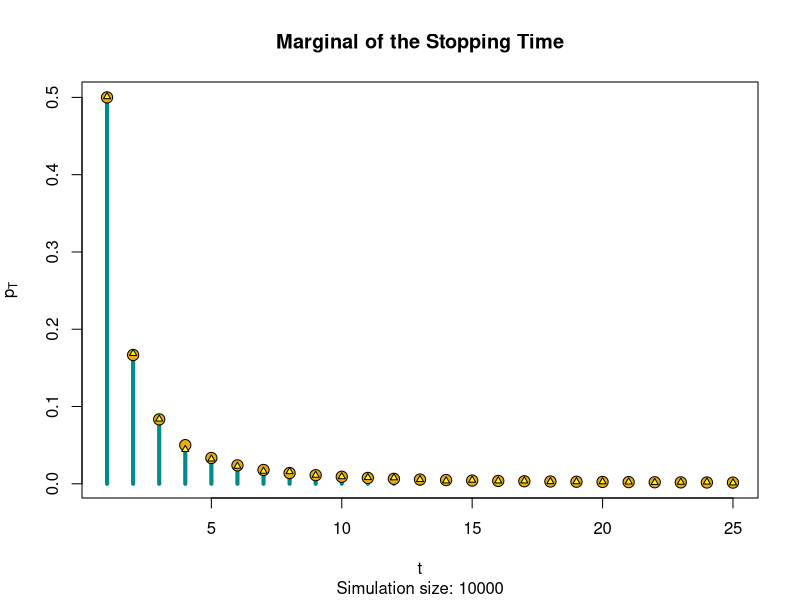
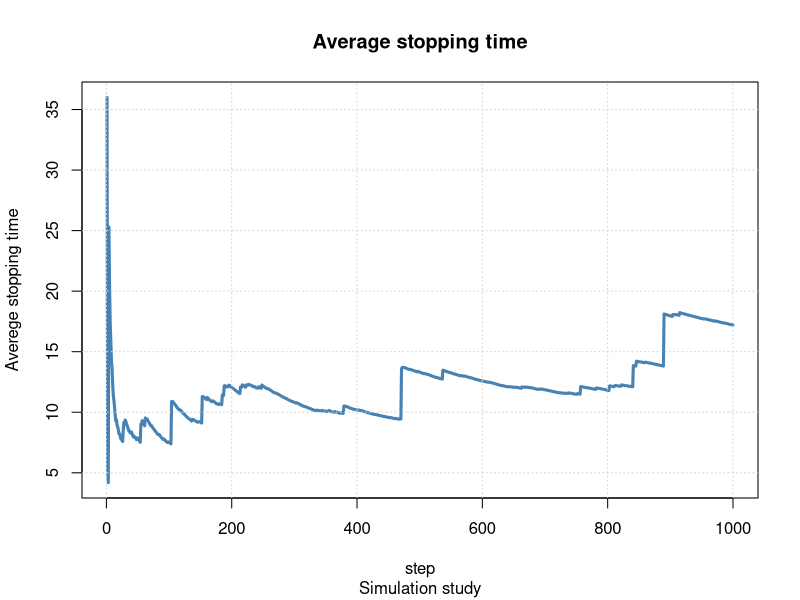
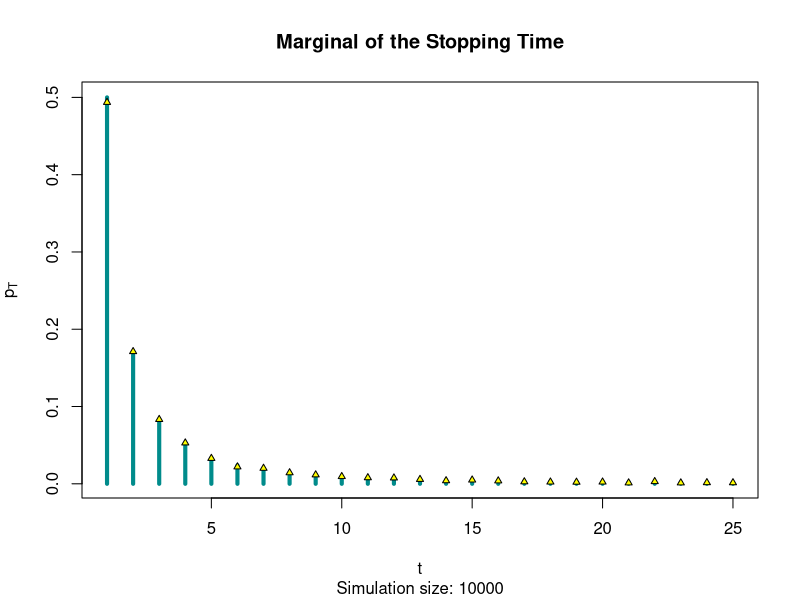
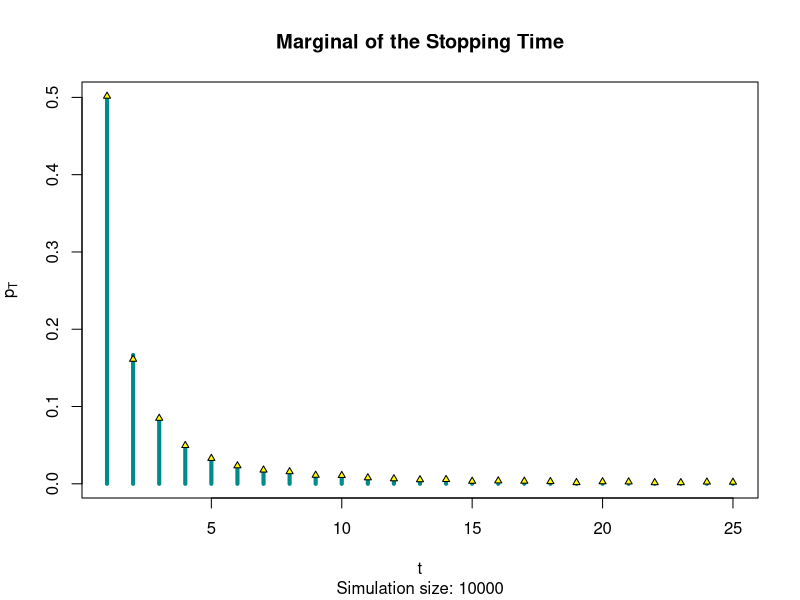
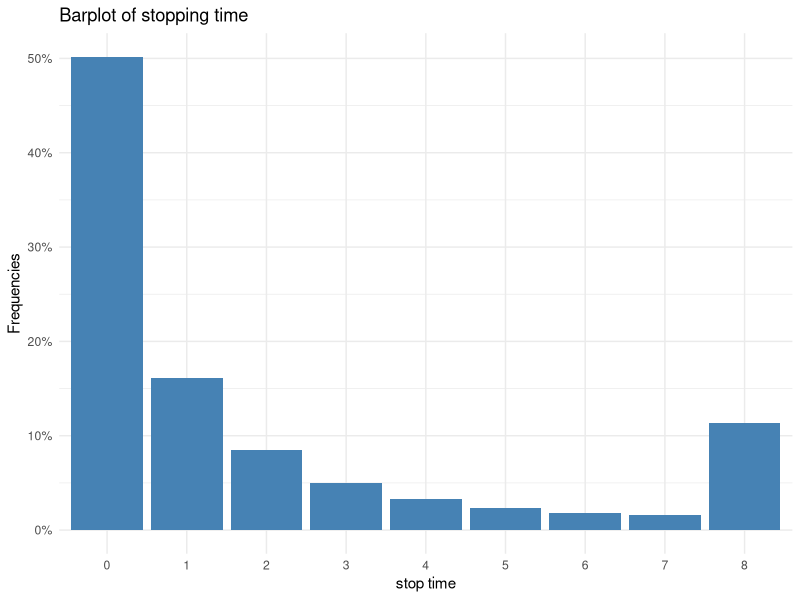
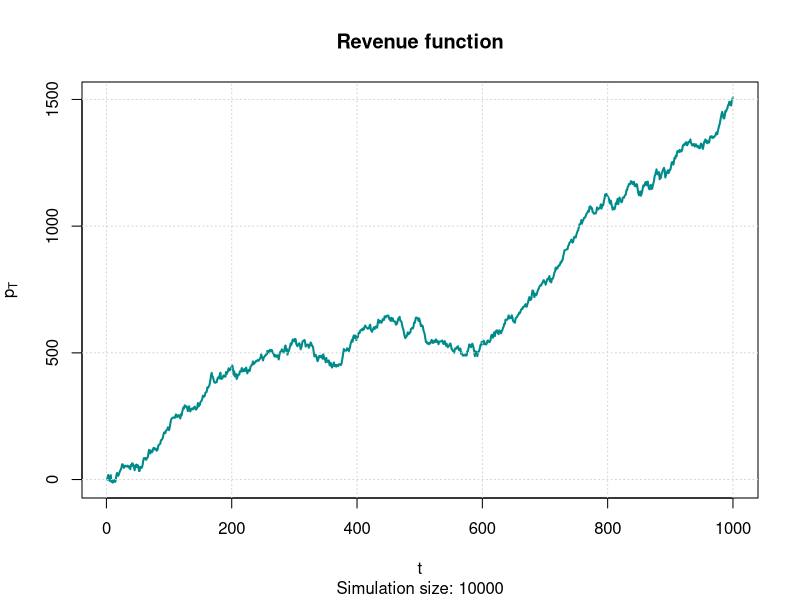

Reproduce these figures in R, in order.

rm(list=ls())

# Exercise 1 Stopping time   ----------------------------- 
######### First code############################
M <- 10000             # simulation size
t_data <- rep(NA, M)   # pre-allocation the data structure (simple vector)
for (m in 1:M){
  x <- runif(1)    # sampling the threshold value
  y <- runif(1)    # first process value
  t <- 1
  while (y > x) {
    t <- t + 1
    y <- runif(1)  # no memory
  }
  t_data[m] <- t   # save
}
p_hat <- proportions( table( t_data ) )


# True marginal PMF of T
pT <- function(t)  1/(t*(t+1))

# Plot it zooming in between t = 1 and t = 25
t_seq <- 1:25

# True PMF of T
plot(t_seq, pT(t_seq), 
     type = "h",
     lwd = 4,
     col = "cyan4",
     ylab = expression(p[T]),
     xlab = "t",
     main = "Marginal of the Stopping Time",
     sub = paste("Simulation size:", M))

points(t_seq, pT(t_seq), pch = 21, 
       col = "black", bg = "darkgoldenrod2", cex = 1.5)

# Simulative approximation to the PMF of T
points(t_seq, p_hat[t_seq], pch = 24, 
       col = "black", bg = "yellow", cex = .7)


step_size = 10
ave_step  = seq(1, length(t_data), step_size)
ave_vec = rep(NA, length(ave_step))

t <- 0
for (i in ave_step){
  t <- t + 1
  ave_vec[t] = mean( t_data[1:i] )
}


plot(ave_vec , main = "Average stopping time",
     xlab = "step", ylab = "Averege stopping time",
     sub = "Simulation study", col = "steelblue" , type = "l" , lwd =3)
grid()

#Comments:

#Suppose we have to pay c euros to start this experiment and we win as many dollars as the waiting time.
#The question we want to answer is: What is the "fair" amount in order to play this game. 

#On average you expect to win an infinite amount from this game, so according to traditional expected value theory, you can afford to pay any amount c to play.


#In fact, reapeating this experiment many time, it will have to happen (with very low probability)  to win so much, enough for paying all the expenses incurred before.

#In practice though, no reasonable person is willing to pay a lot of money to play this game. The intuitive refusal to invest large sums in the game is well supported by the simulation described in the following graph. By repeating the series 10,000 times, on average low winnings are obtained at the beginning (a few units). Subsequently the average rises, corresponding to some lucky series, and then decreases slightly until the next lucky hit. The overall trend is undoubtedly growing, and will mathematically tend to infinity after an infinite series of plays but, in the 10,000 plays of the simulation, the average of the winnings has just reached the value of 10.

#From the statistical point of view, no difficulties came from the situation presented in the game. In other words, it is perfectly coherent to accept the  possibility of an infinite win, such as to balance any amount paid in the (infinite) times the win is insignificant.


#Conclusion:
# Ultimately, the decision to play or not to play this game  must depend on each individual's risk, itself dependent on many parameters, such as initial revenue or the amount you are willing to lose.

#If the earnings here are "on average" infinite, you must also have infinite funds and play an infinite number of times to be eligible for certain earnings.

#############Second way (hopefully faster)############

#The main idea is to simulate a uniform(0,1) that will be the probbability's parameter of the geometric distibution. Basically we are doing a mixture model T ~ Geom(u) where U ~ Unif(0,1)


M <- 10000             # simulation size
t_data <- rep(NA, M)   # # pre-allocation the data structure (simple vector)

for(m in 1:M){
  u <- runif(n = 1)
  t_data[m] <- rgeom(n = 1, prob = u)
}

#RE-plotting the true distribution
plot(t_seq, pT(t_seq), 
     type = "h",
     lwd = 4,
     col = "cyan4",
     ylab = expression(p[T]),
     xlab = "t",
     main = "Marginal of the Stopping Time",
     sub = paste("Simulation size:", M))


p_hat <- proportions( table( t_data ) )
points(t_seq, p_hat[t_seq], pch = 24, 
       col = "black", bg = "yellow", cex = .7)

# It works daje, for sure faster !!!


#############Third way (hopefully faster)############

#Thinking as before but more treaky in the code ( as Matteo said)

M <- 10000             # simulation size
# # pre-allocation the data structure (simple vector)

stop_simulation <-rgeom(n = M, prob = runif(n = M))

p_hat <- proportions( table( stop_simulation ) )

#RE-RE-plotting the true distribution

plot(t_seq, pT(t_seq), 
     type = "h",
     lwd = 4,
     col = "cyan4",
     ylab = expression(p[T]),
     xlab = "t",
     main = "Marginal of the Stopping Time",
     sub = paste("Simulation size:", M))

points(t_seq, p_hat[t_seq], pch = 24, 
       col = "black", bg = "yellow", cex = .7)


#It WORKSS, Daje matte!! 

#No casinos would accept to play this game, having the risk of infinitis loss,a possible solution force the game to finish with a maximum win of L after the L-esimo trials.

L = 8
stop_simulation[stop_simulation>7] = L
#Considering the fact of the maximum revenue fixed to    L = 8 in the simultation study it result a "fair" amount to pay as
mean(stop_simulation)
tab = proportions(table(stop_simulation))
library(ggplot2)
# Create Data
data=data.frame(tab)
ggplot(data, aes(x=stop_simulation, y=Freq,fill=stop_simulation))+
  geom_bar(stat="identity") +
  theme_minimal() +
  geom_bar(stat="identity", fill="steelblue")+
  xlab("stop time") + ylab("Frequencies") +  guides(fill="none") +
  ggtitle("Barplot of stopping time" ) + 
  scale_y_continuous(labels=scales::percent)  

#Remark:50% of the time the stopping time is equal to 0 and no payoff for the player.
# The percentege of the time when the game is stopped is
data$Freq[data$stop_simulation == 8]

# Let's have a look further
# Consider a enter cost c greter than the mean ( casinos are unfair!) now eh can have a look at the revenue function.
c <- 2 #cost i order to enter the game

costs <- rep(c , M)

revenue_f<- cumsum(costs - stop_simulation)
i <- seq(from = 0 , to = length(revenue_f), by = step_size)
rev = revenue_f[i]
length(rev)

plot(rev,,type = 'l',main = "Revenue function",
     lwd = 2,
     col = "cyan4",
     ylab = expression(p[T]),
     xlab = "t",
     sub = paste("Simulation size:", M))
grid()
